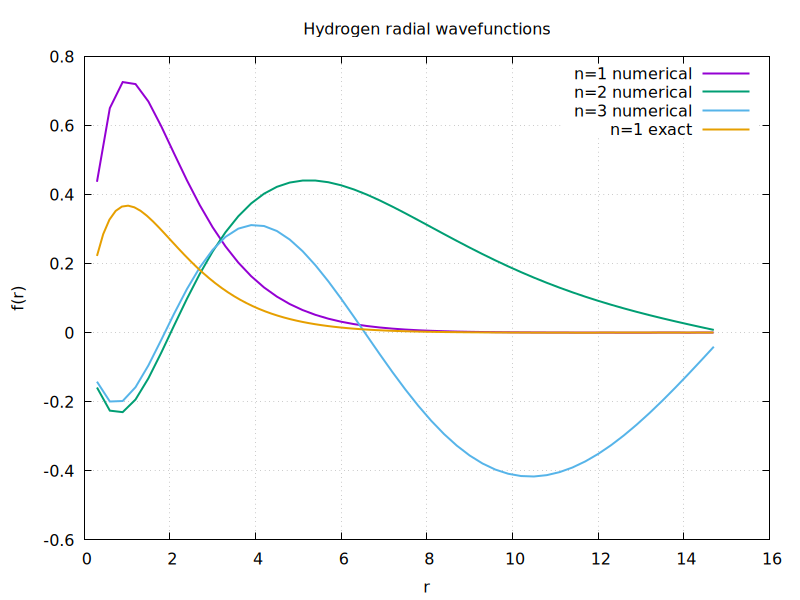

This figure's gnuplot source:
set terminal pngcairo size 800,600

# -------------------------
# Wavefunction plot
# -------------------------

set output "wave.png"

set xlabel "r"
set ylabel "f(r)"
set title "Hydrogen radial wavefunctions"

set grid

plot "wave.dat" using 1:2 with lines lw 2 title "n=1 numerical", \
     "wave.dat" using 1:3 with lines lw 2 title "n=2 numerical", \
     "wave.dat" using 1:4 with lines lw 2 title "n=3 numerical", \
     x*exp(-x) with lines lw 2 title "n=1 exact"
     
# -------------------------
# dr convergence
# -------------------------

set output "dr_convergence.png"

set xlabel "dr"
set ylabel "E0"
set title "Convergence of ground state energy vs dr"

set grid

plot "dr.dat" using 1:2 with linespoints lw 2 title "numerical", \
     -0.5 with lines lw 2 title "exact"


# -------------------------
# rmax convergence
# -------------------------

set output "rmax_convergence.png"

set xlabel "rmax"
set ylabel "E0"
set title "Convergence of ground state energy vs rmax"

set grid

plot "rmax.dat" using 1:2 with linespoints lw 2 title "numerical", \
     -0.5 with lines lw 2 title "exact"
